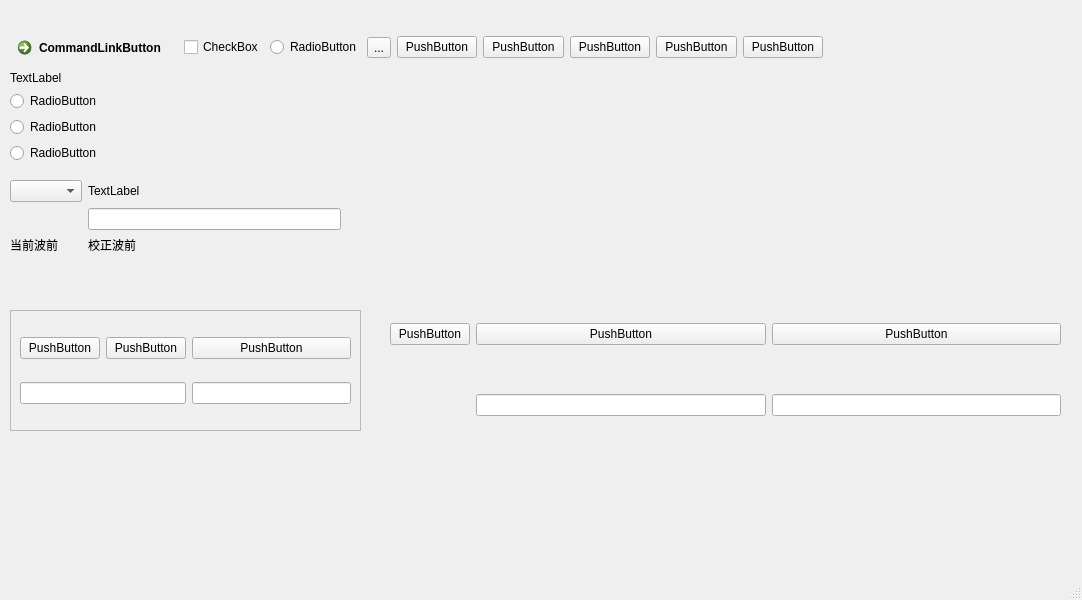
<?xml version="1.0" encoding="UTF-8"?>
<ui version="4.0">
 <class>MainWindow</class>
 <widget class="QMainWindow" name="MainWindow">
  <property name="geometry">
   <rect>
    <x>0</x>
    <y>0</y>
    <width>1082</width>
    <height>600</height>
   </rect>
  </property>
  <property name="windowTitle">
   <string>MainWindow</string>
  </property>
  <widget class="QWidget" name="centralwidget">
   <widget class="QWidget" name="gridLayoutWidget">
    <property name="geometry">
     <rect>
      <x>10</x>
      <y>30</y>
      <width>813</width>
      <height>133</height>
     </rect>
    </property>
    <layout class="QGridLayout" name="gridLayout">
     <item row="0" column="0">
      <layout class="QVBoxLayout" name="verticalLayout">
       <item>
        <layout class="QHBoxLayout" name="horizontalLayout">
         <item>
          <layout class="QHBoxLayout" name="horizontalLayout_2">
           <item>
            <widget class="QCommandLinkButton" name="commandLinkButton">
             <property name="text">
              <string>CommandLinkButton</string>
             </property>
            </widget>
           </item>
           <item>
            <widget class="QCheckBox" name="checkBox">
             <property name="text">
              <string>CheckBox</string>
             </property>
            </widget>
           </item>
           <item>
            <widget class="QRadioButton" name="radioButton">
             <property name="text">
              <string>RadioButton</string>
             </property>
            </widget>
           </item>
           <item>
            <widget class="QToolButton" name="toolButton">
             <property name="text">
              <string>...</string>
             </property>
            </widget>
           </item>
           <item>
            <widget class="QPushButton" name="pushButton_5">
             <property name="text">
              <string>PushButton</string>
             </property>
            </widget>
           </item>
          </layout>
         </item>
         <item>
          <widget class="QPushButton" name="pushButton_3">
           <property name="text">
            <string>PushButton</string>
           </property>
          </widget>
         </item>
         <item>
          <widget class="QPushButton" name="pushButton_2">
           <property name="text">
            <string>PushButton</string>
           </property>
          </widget>
         </item>
         <item>
          <widget class="QPushButton" name="pushButton_4">
           <property name="text">
            <string>PushButton</string>
           </property>
          </widget>
         </item>
         <item>
          <widget class="QPushButton" name="pushButton">
           <property name="text">
            <string>PushButton</string>
           </property>
          </widget>
         </item>
        </layout>
       </item>
       <item>
        <widget class="QLabel" name="label">
         <property name="text">
          <string>TextLabel</string>
         </property>
        </widget>
       </item>
       <item>
        <widget class="QRadioButton" name="radioButton_2">
         <property name="text">
          <string>RadioButton</string>
         </property>
        </widget>
       </item>
       <item>
        <widget class="QRadioButton" name="radioButton_3">
         <property name="text">
          <string>RadioButton</string>
         </property>
        </widget>
       </item>
       <item>
        <widget class="QRadioButton" name="radioButton_4">
         <property name="text">
          <string>RadioButton</string>
         </property>
        </widget>
       </item>
      </layout>
     </item>
    </layout>
   </widget>
   <widget class="QWidget" name="formLayoutWidget">
    <property name="geometry">
     <rect>
      <x>10</x>
      <y>180</y>
      <width>331</width>
      <height>80</height>
     </rect>
    </property>
    <layout class="QFormLayout" name="formLayout">
     <item row="2" column="0">
      <widget class="QLabel" name="label_2">
       <property name="text">
        <string>当前波前</string>
       </property>
      </widget>
     </item>
     <item row="2" column="1">
      <widget class="QLabel" name="label_3">
       <property name="text">
        <string>校正波前</string>
       </property>
      </widget>
     </item>
     <item row="0" column="1">
      <widget class="QLabel" name="label_4">
       <property name="text">
        <string>TextLabel</string>
       </property>
      </widget>
     </item>
     <item row="1" column="1">
      <widget class="QLineEdit" name="lineEdit"/>
     </item>
     <item row="0" column="0">
      <widget class="QComboBox" name="comboBox"/>
     </item>
    </layout>
   </widget>
   <widget class="QFrame" name="frame">
    <property name="geometry">
     <rect>
      <x>10</x>
      <y>310</y>
      <width>351</width>
      <height>121</height>
     </rect>
    </property>
    <property name="frameShape">
     <enum>QFrame::StyledPanel</enum>
    </property>
    <property name="frameShadow">
     <enum>QFrame::Raised</enum>
    </property>
    <layout class="QGridLayout" name="gridLayout_2">
     <item row="1" column="0" colspan="2">
      <widget class="QLineEdit" name="lineEdit_2"/>
     </item>
     <item row="0" column="0">
      <widget class="QPushButton" name="pushButton_7">
       <property name="text">
        <string>PushButton</string>
       </property>
      </widget>
     </item>
     <item row="0" column="1">
      <widget class="QPushButton" name="pushButton_8">
       <property name="text">
        <string>PushButton</string>
       </property>
      </widget>
     </item>
     <item row="1" column="2">
      <widget class="QLineEdit" name="lineEdit_3"/>
     </item>
     <item row="0" column="2">
      <widget class="QPushButton" name="pushButton_6">
       <property name="text">
        <string>PushButton</string>
       </property>
      </widget>
     </item>
    </layout>
   </widget>
   <widget class="QWidget" name="gridLayoutWidget_2">
    <property name="geometry">
     <rect>
      <x>390</x>
      <y>280</y>
      <width>671</width>
      <height>181</height>
     </rect>
    </property>
    <layout class="QGridLayout" name="gridLayout_3">
     <item row="0" column="0">
      <widget class="QPushButton" name="pushButton_9">
       <property name="text">
        <string>PushButton</string>
       </property>
      </widget>
     </item>
     <item row="1" column="2">
      <widget class="QLineEdit" name="lineEdit_5"/>
     </item>
     <item row="0" column="2">
      <widget class="QPushButton" name="pushButton_11">
       <property name="text">
        <string>PushButton</string>
       </property>
      </widget>
     </item>
     <item row="0" column="1">
      <widget class="QPushButton" name="pushButton_10">
       <property name="text">
        <string>PushButton</string>
       </property>
      </widget>
     </item>
     <item row="1" column="1">
      <widget class="QLineEdit" name="lineEdit_4"/>
     </item>
    </layout>
   </widget>
  </widget>
  <widget class="QMenuBar" name="menubar">
   <property name="geometry">
    <rect>
     <x>0</x>
     <y>0</y>
     <width>1082</width>
     <height>23</height>
    </rect>
   </property>
  </widget>
  <widget class="QStatusBar" name="statusbar"/>
 </widget>
 <resources/>
 <connections/>
</ui>
